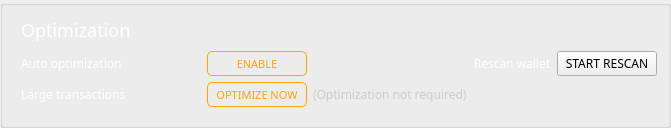
          <widget class="QGroupBox" name="groupBox_8">
           <property name="styleSheet">
            <string notr="true">border-bottom: 1px solid #444;
</string>
           </property>
           <property name="title">
            <string/>
           </property>
           <layout class="QGridLayout" name="gridLayout_19">
            <property name="leftMargin">
             <number>18</number>
            </property>
            <property name="topMargin">
             <number>9</number>
            </property>
            <property name="bottomMargin">
             <number>18</number>
            </property>
            <item row="0" column="0" colspan="2">
             <widget class="QLabel" name="label_26">
              <property name="sizePolicy">
               <sizepolicy hsizetype="Expanding" vsizetype="Preferred">
                <horstretch>0</horstretch>
                <verstretch>0</verstretch>
               </sizepolicy>
              </property>
              <property name="minimumSize">
               <size>
                <width>0</width>
                <height>30</height>
               </size>
              </property>
              <property name="maximumSize">
               <size>
                <width>16777215</width>
                <height>32</height>
               </size>
              </property>
              <property name="sizeIncrement">
               <size>
                <width>0</width>
                <height>0</height>
               </size>
              </property>
              <property name="font">
               <font>
                <family>Poppins</family>
                <pointsize>-1</pointsize>
               </font>
              </property>
              <property name="styleSheet">
               <string notr="true">color: #fff; 
font-size: 18px;
 border: 0px;</string>
              </property>
              <property name="text">
               <string>Optimization</string>
              </property>
              <property name="alignment">
               <set>Qt::AlignLeading|Qt::AlignLeft|Qt::AlignVCenter</set>
              </property>
             </widget>
            </item>
            <item row="1" column="0">
             <widget class="QLabel" name="label_27">
              <property name="minimumSize">
               <size>
                <width>180</width>
                <height>22</height>
               </size>
              </property>
              <property name="maximumSize">
               <size>
                <width>180</width>
                <height>25</height>
               </size>
              </property>
              <property name="font">
               <font>
                <family>Poppins</family>
               </font>
              </property>
              <property name="styleSheet">
               <string notr="true">color: #fff; 
border: 0px;
</string>
              </property>
              <property name="text">
               <string>Auto optimization</string>
              </property>
              <property name="alignment">
               <set>Qt::AlignLeading|Qt::AlignLeft|Qt::AlignVCenter</set>
              </property>
             </widget>
            </item>
            <item row="1" column="1">
             <widget class="QPushButton" name="b2_autoOptimizeButton">
              <property name="sizePolicy">
               <sizepolicy hsizetype="Minimum" vsizetype="Fixed">
                <horstretch>0</horstretch>
                <verstretch>0</verstretch>
               </sizepolicy>
              </property>
              <property name="minimumSize">
               <size>
                <width>100</width>
                <height>25</height>
               </size>
              </property>
              <property name="maximumSize">
               <size>
                <width>150</width>
                <height>25</height>
               </size>
              </property>
              <property name="font">
               <font>
                <family>Poppins</family>
                <pointsize>-1</pointsize>
               </font>
              </property>
              <property name="styleSheet">
               <string notr="true">QPushButton
{
    color: orange; ;
    border: 1px solid orange;
    font-size: 11px;
    border-radius: 5px; 
}

QPushButton#hover
{
    color:#FFD700; ;
    border: 1px solid orange;
    font-size: 11px;
    border-radius: 5px;
    
}</string>
              </property>
              <property name="text">
               <string>ENABLE</string>
              </property>
             </widget>
            </item>
            <item row="1" column="3">
             <widget class="QLabel" name="label_29">
              <property name="minimumSize">
               <size>
                <width>0</width>
                <height>20</height>
               </size>
              </property>
              <property name="maximumSize">
               <size>
                <width>16777215</width>
                <height>20</height>
               </size>
              </property>
              <property name="font">
               <font>
                <family>Poppins</family>
               </font>
              </property>
              <property name="styleSheet">
               <string notr="true">color: #fff; 

 border: 0px;</string>
              </property>
              <property name="text">
               <string>Rescan wallet</string>
              </property>
              <property name="alignment">
               <set>Qt::AlignCenter</set>
              </property>
             </widget>
            </item>
            <item row="1" column="4">
             <widget class="QPushButton" name="b2_rescanButton">
              <property name="minimumSize">
               <size>
                <width>100</width>
                <height>25</height>
               </size>
              </property>
              <property name="maximumSize">
               <size>
                <width>150</width>
                <height>25</height>
               </size>
              </property>
              <property name="font">
               <font>
                <family>Poppins</family>
               </font>
              </property>
              <property name="styleSheet">
               <string notr="true">QPushButton#m_rescanButton
{
    color: orange; ;
    border: 1px solid orange;
    font-size: 11px;
    border-radius: 5px; 
}

QPushButton#m_rescanButton:hover
{
    color:#FFD700; ;
    border: 1px solid orange;
    font-size: 11px;
    border-radius: 5px;
    
}</string>
              </property>
              <property name="text">
               <string>START RESCAN</string>
              </property>
             </widget>
            </item>
            <item row="2" column="0">
             <widget class="QLabel" name="label_28">
              <property name="minimumSize">
               <size>
                <width>180</width>
                <height>22</height>
               </size>
              </property>
              <property name="maximumSize">
               <size>
                <width>180</width>
                <height>25</height>
               </size>
              </property>
              <property name="font">
               <font>
                <family>Poppins</family>
               </font>
              </property>
              <property name="styleSheet">
               <string notr="true">color: #fff; 
border: 0px;
</string>
              </property>
              <property name="text">
               <string>Large transactions</string>
              </property>
              <property name="alignment">
               <set>Qt::AlignLeading|Qt::AlignLeft|Qt::AlignVCenter</set>
              </property>
             </widget>
            </item>
            <item row="2" column="1">
             <widget class="QPushButton" name="b2_optimizeButton">
              <property name="sizePolicy">
               <sizepolicy hsizetype="Minimum" vsizetype="Fixed">
                <horstretch>0</horstretch>
                <verstretch>0</verstretch>
               </sizepolicy>
              </property>
              <property name="minimumSize">
               <size>
                <width>100</width>
                <height>25</height>
               </size>
              </property>
              <property name="maximumSize">
               <size>
                <width>150</width>
                <height>25</height>
               </size>
              </property>
              <property name="font">
               <font>
                <family>Poppins</family>
                <pointsize>-1</pointsize>
               </font>
              </property>
              <property name="styleSheet">
               <string notr="true">QPushButton
{
    color: orange; ;
    border: 1px solid orange;
    font-size: 11px;
    border-radius: 5px; 
}

QPushButton:hover
{
    color:#FFD700; ;
    border: 1px solid orange;
    font-size: 11px;
    border-radius: 5px;
    
}</string>
              </property>
              <property name="text">
               <string>OPTIMIZE NOW</string>
              </property>
             </widget>
            </item>
            <item row="2" column="2">
             <widget class="QLabel" name="m_optimizationMessage">
              <property name="minimumSize">
               <size>
                <width>0</width>
                <height>20</height>
               </size>
              </property>
              <property name="maximumSize">
               <size>
                <width>16777215</width>
                <height>20</height>
               </size>
              </property>
              <property name="font">
               <font>
                <family>Poppins</family>
               </font>
              </property>
              <property name="styleSheet">
               <string notr="true">color: #ccc; 

 border: 0px;</string>
              </property>
              <property name="text">
               <string>(Optimization not required)</string>
              </property>
              <property name="alignment">
               <set>Qt::AlignLeading|Qt::AlignLeft|Qt::AlignVCenter</set>
              </property>
             </widget>
            </item>
           </layout>
          </widget>
